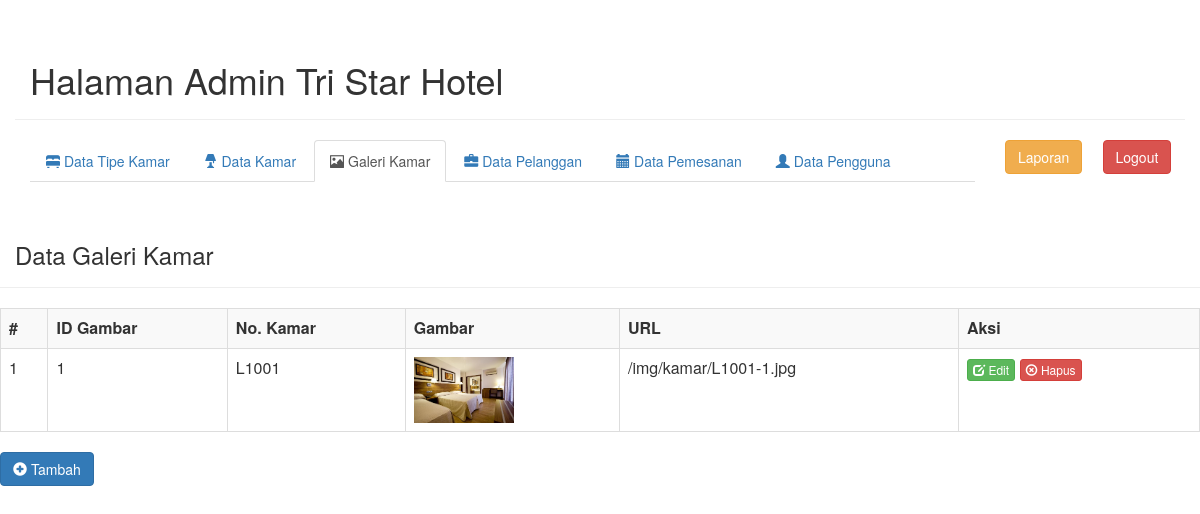
The app's page /adm/galeri/index.php (signed in) with its own data.
### tables this page shows
CREATE TABLE `tbl_galeri` (
  `id_galeri` int(11) NOT NULL,
  `no_kamar` varchar(6) NOT NULL,
  `url_gambar` varchar(100) NOT NULL
);

### adm/galeri/index.php (the view, shortened to what this page needs)
<?php
    require("../../inc/koneksi.php");
?>
<!DOCTYPE html>
<html>
    <head>
        <link rel="stylesheet" type="text/css" href="../../css/bootstrap.min.css">
    </head>
    <body>
        <div class="container">
            <div class="row">
                <div class="col-md-12 page-header">
                    <h1>Halaman Admin Tri Star Hotel</h1>
                </div>
            </div>
            <div class="row">
                <div class="col-md-10">
                    <ul class="nav nav-tabs">
                        <li role="presentation"><a href="../tipe-kamar"><span class="glyphicon glyphicon-bed"></span> Data Tipe Kamar</a></li>
                        <li role="presentation"><a href="../kamar"><span class="glyphicon glyphicon-lamp"></span> Data Kamar</a></li>
                        <li role="presentation" class="active"><a href=""><span class="glyphicon glyphicon-picture"></span> Galeri Kamar</a></li>
                        <li role="presentation"><a href="../pelanggan"><span class="glyphicon glyphicon-briefcase"></span> Data Pelanggan</a></li>
                        <li role="presentation"><a href="../pemesanan"><span class="glyphicon glyphicon-calendar"></span> Data Pemesanan</a></li>
                        <li role="presentation"><a href="../pengguna"><span class="glyphicon glyphicon-user"></span> Data Pengguna</a></li>
                    </ul>
                </div>
                <div class="col-md-1">
                    <a href="#" class="btn btn-warning" data-toggle='modal' data-target="#laporan">Laporan</a>
                </div>
                <div class="col-md-1">
                    <a href="#" class="btn btn-danger" data-toggle='modal' data-target="#confirmLogout">Logout</a>
                </div>
            <div class="row">
                    <div class="col-md-12 page-header">
                        <h3>Data Galeri Kamar</h3>
                    </div>
                    <table class="table table-striped table-bordered table-hover table-responsive">
                        <tr>
                            <th>#</th>
                            <th>ID Gambar</th>
                            <th>No. Kamar</th>
                            <th>Gambar</th>
                            <th>URL</th>
                            <th>Aksi</th>
                        </tr>
                        <?php
                            $sql = "SELECT * FROM tbl_galeri";
                            $no = 1;
                            $query = $dbh->query($sql);
                            while($data = $query->fetch()){
                                echo "<tr>
                                        <td>$no</td>
                                        <td>$data[id_galeri]</td>
                                        <td>$data[no_kamar]</td>
                                        <td><img alt='Kamar $data[no_kamar]' src='../../$data[url_gambar]' style='width:100px'></td>
                                        <td>$data[url_gambar]</td>
                                        <td>
                                            <a data-id='$data[id_galeri]' class='edit btn btn-default btn-xs btn-success' data-href='../aksi/?edit=gambar&id=$data[id_galeri]&url=$data[url_gambar]' data-toggle='modal' data-target='#editGambar'>
                                                <span class='glyphicon glyphicon-edit' aria-hidden='true'></span> Edit
                                            </a>
                                            <a id='$data[url_gambar]' class='hapus btn btn-default btn-xs btn-danger' href='#' data-href='../aksi/?hapus=gambar&id=$data[id_galeri]&url=$data[url_gambar]' data-toggle='modal' data-target='#confirmDelete'>
                                                <span class='glyphicon glyphicon-remove-circle' aria-hidden='true'></span> Hapus
                                            </a>
                                        </td>
                                    </tr>";
                                    $no++;
                            }
                        ?>
                    </table>
                    <a id="tambah" class='btn btn-default btn-md btn-primary' data-toggle="modal" data-target="#upload">
                        <span class='glyphicon glyphicon-plus-sign' aria-hidden='true'></span> Tambah
                    </a>
                </div>
        </div>
    </body>
</html>

### records on screen
tbl_galeri: id_galeri "1", no_kamar "L1001", no_kamar+url_gambar (picture), url_gambar "/img/kamar/L1001-1.jpg"
